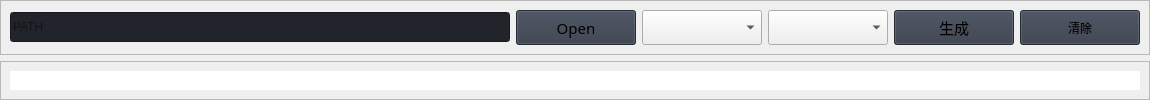
                     <widget class="QWidget" name="widgets">
                      <property name="styleSheet">
                       <string notr="true">b</string>
                      </property>
                      <layout class="QVBoxLayout" name="verticalLayout">
                       <property name="leftMargin">
                        <number>0</number>
                       </property>
                       <property name="topMargin">
                        <number>0</number>
                       </property>
                       <property name="rightMargin">
                        <number>0</number>
                       </property>
                       <property name="bottomMargin">
                        <number>0</number>
                       </property>
                       <item alignment="Qt::AlignTop">
                        <widget class="QFrame" name="row_1">
                         <property name="sizePolicy">
                          <sizepolicy hsizetype="Preferred" vsizetype="Expanding">
                           <horstretch>0</horstretch>
                           <verstretch>0</verstretch>
                          </sizepolicy>
                         </property>
                         <property name="frameShape">
                          <enum>QFrame::StyledPanel</enum>
                         </property>
                         <property name="frameShadow">
                          <enum>QFrame::Raised</enum>
                         </property>
                         <layout class="QVBoxLayout" name="verticalLayout_19">
                          <item>
                           <widget class="QFrame" name="frame_content_wid_1">
                            <property name="frameShape">
                             <enum>QFrame::NoFrame</enum>
                            </property>
                            <property name="frameShadow">
                             <enum>QFrame::Raised</enum>
                            </property>
                            <layout class="QHBoxLayout" name="horizontalLayout_9">
                             <property name="leftMargin">
                              <number>0</number>
                             </property>
                             <property name="topMargin">
                              <number>0</number>
                             </property>
                             <property name="rightMargin">
                              <number>0</number>
                             </property>
                             <property name="bottomMargin">
                              <number>0</number>
                             </property>
                             <item>
                              <widget class="QLineEdit" name="lineEdit">
                               <property name="minimumSize">
                                <size>
                                 <width>450</width>
                                 <height>30</height>
                                </size>
                               </property>
                               <property name="styleSheet">
                                <string notr="true">background-color: rgb(33, 37, 43);</string>
                               </property>
                               <property name="text">
                                <string/>
                               </property>
                               <property name="placeholderText">
                                <string>PATH</string>
                               </property>
                              </widget>
                             </item>
                             <item>
                              <widget class="QPushButton" name="btn_open_csv">
                               <property name="minimumSize">
                                <size>
                                 <width>120</width>
                                 <height>35</height>
                                </size>
                               </property>
                               <property name="font">
                                <font>
                                 <family>微软雅黑</family>
                                 <pointsize>11</pointsize>
                                 <weight>50</weight>
                                 <italic>false</italic>
                                 <bold>false</bold>
                                </font>
                               </property>
                               <property name="cursor">
                                <cursorShape>PointingHandCursor</cursorShape>
                               </property>
                               <property name="styleSheet">
                                <string notr="true">background-color: rgb(52, 59, 72);</string>
                               </property>
                               <property name="text">
                                <string>Open</string>
                               </property>
                               <property name="icon">
                                <iconset resource="resources.qrc">
                                 <normaloff>:/icons/images/icons/cil-folder-open.png</normaloff>:/icons/images/icons/cil-folder-open.png</iconset>
                               </property>
                              </widget>
                             </item>
                             <item>
                              <widget class="QComboBox" name="btn_combox_image">
                               <property name="minimumSize">
                                <size>
                                 <width>120</width>
                                 <height>35</height>
                                </size>
                               </property>
                              </widget>
                             </item>
                             <item>
                              <widget class="QComboBox" name="btn_combox_image1">
                               <property name="minimumSize">
                                <size>
                                 <width>120</width>
                                 <height>35</height>
                                </size>
                               </property>
                              </widget>
                             </item>
                             <item>
                              <widget class="QPushButton" name="btn_create_image">
                               <property name="minimumSize">
                                <size>
                                 <width>120</width>
                                 <height>35</height>
                                </size>
                               </property>
                               <property name="font">
                                <font>
                                 <family>微软雅黑</family>
                                 <pointsize>11</pointsize>
                                 <weight>50</weight>
                                 <italic>false</italic>
                                 <bold>false</bold>
                                </font>
                               </property>
                               <property name="cursor">
                                <cursorShape>PointingHandCursor</cursorShape>
                               </property>
                               <property name="styleSheet">
                                <string notr="true">background-color: rgb(52, 59, 72);</string>
                               </property>
                               <property name="text">
                                <string>生成</string>
                               </property>
                              </widget>
                             </item>
                             <item>
                              <widget class="QPushButton" name="btn_clear_image">
                               <property name="minimumSize">
                                <size>
                                 <width>120</width>
                                 <height>35</height>
                                </size>
                               </property>
                               <property name="styleSheet">
                                <string notr="true">background-color: rgb(52, 59, 72);</string>
                               </property>
                               <property name="text">
                                <string>清除</string>
                               </property>
                              </widget>
                             </item>
                            </layout>
                           </widget>
                          </item>
                         </layout>
                        </widget>
                       </item>
                       <item>
                        <widget class="QFrame" name="frame">
                         <property name="sizePolicy">
                          <sizepolicy hsizetype="Preferred" vsizetype="Expanding">
                           <horstretch>0</horstretch>
                           <verstretch>0</verstretch>
                          </sizepolicy>
                         </property>
                         <property name="minimumSize">
                          <size>
                           <width>1150</width>
                           <height>0</height>
                          </size>
                         </property>
                         <property name="styleSheet">
                          <string notr="true"/>
                         </property>
                         <property name="frameShape">
                          <enum>QFrame::StyledPanel</enum>
                         </property>
                         <property name="frameShadow">
                          <enum>QFrame::Raised</enum>
                         </property>
                         <layout class="QVBoxLayout" name="verticalLayout_16">
                          <item>
                           <widget class="QWidget" name="widget_2" native="true">
                            <property name="styleSheet">
                             <string notr="true">background-color: rgb(255, 255, 255);</string>
                            </property>
                           </widget>
                          </item>
                         </layout>
                        </widget>
                       </item>
                      </layout>
                     </widget>
